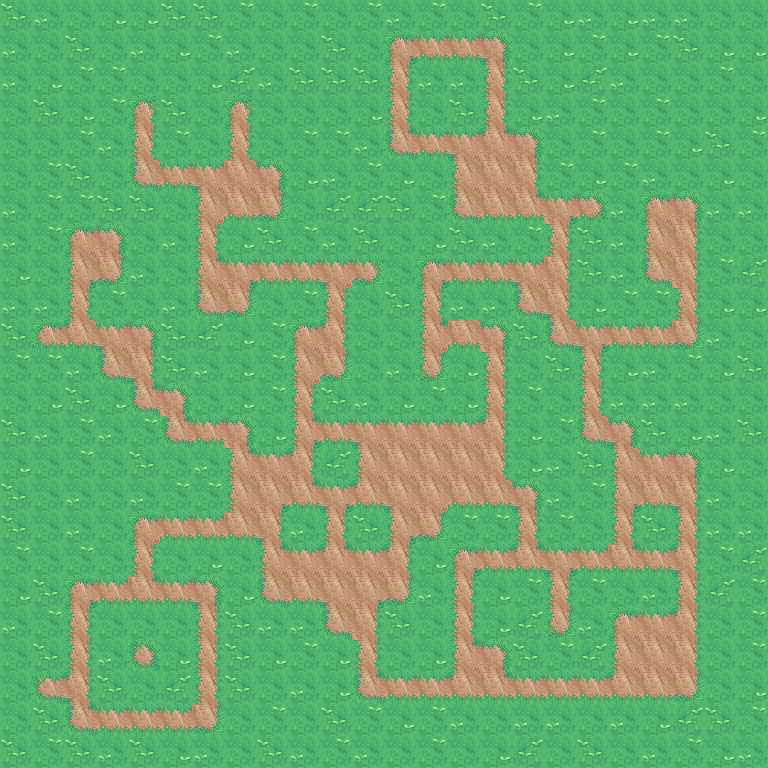

A 2D game scene composited from a Tiled map and its tileset images. What follows is a short description and the map's XML, with every tile layer's data as written:
An orthogonal 24x24 tile map with 32x32 px tiles, 5 tile layers (Tile Layer 1, grass lines 1, grass lines 2, grass corner, ...).

<map version="1.9" tiledversion="1.9.2" orientation="orthogonal" renderorder="right-down" width="24" height="24" tilewidth="32" tileheight="32" infinite="0" nextlayerid="6" nextobjectid="1">
 <tileset firstgid="1" name="tileset" tilewidth="32" tileheight="32" tilecount="100" columns="10">
  <image source="tileset.png" width="320" height="320" />
 </tileset>
 <layer id="1" name="Tile Layer 1" width="24" height="24">
  <data encoding="csv">
2,4,24,1,1,2,2,3,24,3,24,3,4,3,24,2,3,1,4,1,4,4,24,24,
4,24,2,24,4,1,3,4,24,24,2,24,5,5,5,5,24,1,3,1,3,2,1,1,
4,1,3,3,24,24,1,2147483650,4,2,2,2,5,4,4,5,2,1,2147483650,4,24,24,3,24,
24,2,1,3,5,2,24,5,24,24,24,1,5,24,2,5,1,4,3,24,3,24,24,1,
24,24,3,4,5,3,24,5,24,3,3,4,5,5,5,5,5,24,3,24,3,1,2,3,
24,3,2,24,5,5,5,5,5,1,4,3,1,24,5,5,5,3,1,3,4,24,1,24,
4,3,3,2,2,24,5,5,5,24,2147483650,2147483650,2,3,5,5,5,5,5,4,5,5,4,4,
4,3,5,5,24,4,5,1,2,3,4,2,24,1,2,4,3,5,2,4,5,5,24,24,
1,24,5,5,4,24,5,5,5,5,5,5,24,5,5,5,5,5,2,4,5,5,3,2147483650,
4,4,5,3,24,4,5,5,24,3,5,24,2,5,4,4,5,5,1,3,3,5,1,1,
2,5,5,5,5,2,2147483650,1,3,5,5,24,24,5,5,5,2,5,5,5,5,5,4,24,
3,3,4,5,5,2,4,1,3,5,5,24,4,5,1,5,24,2,5,1,4,3,1,2,
24,1,2,1,5,5,24,1,3,5,2,4,1,3,1,5,3,24,5,4,4,4,24,24,
2,4,3,4,3,5,5,5,1,5,5,5,5,5,5,5,1,3,5,5,2,1,4,2,
1,24,3,24,2,24,4,5,5,5,2147483650,5,5,5,5,5,1,4,2,5,5,5,1,24,
2,24,4,24,4,3,3,5,5,5,5,5,5,5,5,5,5,4,3,5,5,5,4,24,
2,24,4,24,5,5,5,5,5,4,5,2,5,5,3,3,5,3,24,5,2,5,4,4,
3,24,3,24,5,24,1,24,5,5,5,5,5,1,5,5,5,5,5,5,5,5,3,2147483650,
1,2,5,5,5,5,5,1,5,5,5,5,5,4,5,1,3,5,3,24,4,5,2147483650,3,
4,3,5,24,24,24,5,2,4,4,5,5,2,24,5,1,2147483650,5,4,5,5,5,24,3,
24,2,5,4,5,1,5,2,1,3,1,5,24,1,5,5,2,3,2147483650,5,5,5,24,3,
24,5,5,2,24,2147483650,5,2,24,4,1,5,5,5,5,5,5,5,5,5,5,5,24,1,
24,2,5,5,5,5,5,24,3,24,2,3,1,3,4,24,4,4,24,4,1,2147483650,2,3,
2,3,2,4,2,1,4,24,2,4,3,4,24,3,24,1,2147483650,24,2,24,4,3,1,4
</data>
 </layer>
 <layer id="2" name="grass lines 1" width="24" height="24">
  <data encoding="csv">
0,0,0,0,0,0,0,0,0,0,0,0,0,0,0,0,0,0,0,0,0,0,0,0,
0,0,0,0,0,0,0,0,0,0,0,0,11,14,14,12,0,0,0,0,0,0,0,0,
0,0,0,0,0,0,0,0,0,0,0,0,25,0,0,25,0,0,0,0,0,0,0,0,
0,0,0,0,11,0,0,11,0,0,0,0,25,0,0,25,0,0,0,0,0,0,0,0,
0,0,0,0,25,0,0,25,0,0,0,0,21,14,34,0,12,0,0,0,0,0,0,0,
0,0,0,0,21,14,34,0,12,0,0,0,0,0,25,0,23,0,0,0,0,0,0,0,
0,0,0,0,0,0,25,14,22,0,0,0,0,0,21,14,14,34,12,0,11,12,0,0,
0,0,11,12,0,0,25,0,0,0,0,0,0,0,0,0,0,25,0,0,25,23,0,0,
0,0,25,22,0,0,25,34,14,14,34,22,0,11,14,14,34,23,0,0,21,23,0,0,
0,0,25,0,0,0,21,22,0,0,25,0,0,25,0,0,21,23,0,0,0,25,0,0,
0,11,14,34,12,0,0,0,0,11,0,0,0,25,14,12,0,21,34,14,14,22,0,0,
0,0,0,21,23,0,0,0,0,25,22,0,0,22,0,25,0,0,25,0,0,0,0,0,
0,0,0,0,21,12,0,0,0,25,0,0,0,0,0,25,0,0,25,0,0,0,0,0,
0,0,0,0,0,21,14,12,0,25,14,34,34,34,34,23,0,0,21,12,0,0,0,0,
0,0,0,0,0,0,0,25,34,23,0,25,0,0,0,23,0,0,0,25,34,12,0,0,
0,0,0,0,0,0,0,25,0,14,0,14,0,0,14,14,12,0,0,25,14,23,0,0,
0,0,0,0,11,14,14,14,23,0,25,0,25,22,0,0,25,0,0,25,0,25,0,0,
0,0,0,0,25,0,0,0,25,34,0,34,0,0,11,14,14,34,14,14,14,23,0,0,
0,0,11,14,14,14,12,0,21,14,0,0,22,0,25,0,0,23,0,0,0,25,0,0,
0,0,25,0,0,0,25,0,0,0,21,23,0,0,25,0,0,22,0,11,34,23,0,0,
0,0,25,0,12,0,25,0,0,0,0,25,0,0,25,12,0,0,0,25,0,23,0,0,
0,21,23,0,0,0,25,0,0,0,0,21,34,34,14,14,14,14,14,14,14,22,0,0,
0,0,21,14,14,14,22,0,0,0,0,0,0,0,0,0,0,0,0,0,0,0,0,0,
0,0,0,0,0,0,0,0,0,0,0,0,0,0,0,0,0,0,0,0,0,0,0,0
</data>
 </layer>
 <layer id="3" name="grass lines 2" width="24" height="24">
  <data encoding="csv">
0,0,0,0,0,0,0,0,0,0,0,0,0,0,0,0,0,0,0,0,0,0,0,0,
0,0,0,0,0,0,0,0,0,0,0,0,0,34,34,0,0,0,0,0,0,0,0,0,
0,0,0,0,0,0,0,0,0,0,0,0,23,0,0,23,0,0,0,0,0,0,0,0,
0,0,0,0,23,0,0,23,0,0,0,0,23,0,0,23,0,0,0,0,0,0,0,0,
0,0,0,0,23,0,0,23,0,0,0,0,0,34,0,0,0,0,0,0,0,0,0,0,
0,0,0,0,0,34,0,0,0,0,0,0,0,0,0,0,0,0,0,0,0,0,0,0,
0,0,0,0,0,0,0,0,0,0,0,0,0,0,0,0,0,0,14,0,0,0,0,0,
0,0,0,0,0,0,23,0,0,0,0,0,0,0,0,0,0,23,0,0,0,0,0,0,
0,0,0,0,0,0,0,0,34,34,0,34,0,0,34,34,0,0,0,0,0,0,0,0,
0,0,23,0,0,0,0,0,0,0,23,0,0,23,0,0,0,0,0,0,0,23,0,0,
0,14,0,0,0,0,0,0,0,0,23,0,0,0,0,0,0,0,0,34,34,0,0,0,
0,0,0,0,0,0,0,0,0,0,0,0,0,25,0,23,0,0,23,0,0,0,0,0,
0,0,0,0,0,0,0,0,0,23,0,0,0,0,0,23,0,0,23,0,0,0,0,0,
0,0,0,0,0,0,34,0,0,0,34,0,0,0,0,0,0,0,0,0,0,0,0,0,
0,0,0,0,0,0,0,0,0,0,0,0,0,0,0,0,0,0,0,0,0,0,0,0,
0,0,0,0,0,0,0,0,0,0,34,0,0,0,0,0,0,0,0,0,0,0,0,0,
0,0,0,0,0,34,34,0,0,0,23,0,0,0,0,0,23,0,0,23,0,23,0,0,
0,0,0,0,23,0,0,0,0,0,0,0,23,0,0,34,0,0,34,0,34,0,0,0,
0,0,0,34,0,34,0,0,0,0,0,0,0,0,23,0,0,25,0,0,0,23,0,0,
0,0,23,0,0,0,23,0,0,0,0,0,0,0,23,0,0,25,0,0,0,0,0,0,
0,0,23,0,21,0,23,0,0,0,0,23,0,0,0,0,0,0,0,0,0,0,0,0,
0,34,0,0,0,0,23,0,0,0,0,0,14,14,0,0,34,34,34,0,0,0,0,0,
0,0,0,34,34,34,0,0,0,0,0,0,0,0,0,0,0,0,0,0,0,0,0,0,
0,0,0,0,0,0,0,0,0,0,0,0,0,0,0,0,0,0,0,0,0,0,0,0
</data>
 </layer>
 <layer id="4" name="grass corner" width="24" height="24">
  <data encoding="csv">
0,0,0,0,0,0,0,0,0,0,0,0,0,0,0,0,0,0,0,0,0,0,0,0,
0,0,0,0,0,0,0,0,0,0,0,0,13,0,0,15,0,0,0,0,0,0,0,0,
0,0,0,0,0,0,0,0,0,0,0,0,0,0,0,0,0,0,0,0,0,0,0,0,
0,0,0,0,0,0,0,0,0,0,0,0,0,0,0,0,0,0,0,0,0,0,0,0,
0,0,0,0,0,0,0,0,0,0,0,0,33,0,15,33,0,0,0,0,0,0,0,0,
0,0,0,0,0,0,0,0,0,0,0,0,0,0,0,0,0,0,0,0,0,0,0,0,
0,0,0,0,0,0,0,0,0,0,0,0,0,0,0,0,33,13,0,0,0,0,0,0,
0,0,0,0,0,0,0,0,0,0,0,0,0,0,0,0,0,0,0,0,0,0,0,0,
0,0,13,0,0,0,0,0,0,0,15,0,0,0,0,0,15,0,0,0,0,0,0,0,
0,0,0,0,0,0,0,0,0,0,0,0,0,0,0,0,0,15,0,0,0,0,0,0,
0,0,35,15,0,0,0,0,0,0,0,0,0,33,0,0,0,0,15,0,0,0,0,0,
0,0,0,0,15,0,0,0,0,0,0,0,0,0,0,0,0,0,0,0,0,0,0,0,
0,0,0,0,33,0,0,0,0,0,0,0,0,0,0,0,0,0,0,0,0,0,0,0,
0,0,0,0,0,33,0,0,0,13,0,15,0,0,0,0,0,0,0,15,0,0,0,0,
0,0,0,0,0,0,0,33,0,0,0,0,0,0,0,0,0,0,0,0,0,0,0,0,
0,0,0,0,0,0,0,0,13,33,15,0,15,0,0,0,15,0,0,13,0,15,0,0,
0,0,0,0,0,0,0,0,15,0,0,0,0,0,0,0,0,0,0,0,0,0,0,0,
0,0,0,0,0,0,0,0,33,0,33,0,0,0,13,0,35,15,0,33,0,35,0,0,
0,0,13,0,33,0,15,0,0,0,15,13,0,0,0,0,0,0,0,0,0,0,0,0,
0,0,0,0,0,0,0,0,0,0,0,0,0,0,0,0,0,0,0,0,0,35,0,0,
0,0,0,0,0,0,0,0,0,0,0,0,0,0,33,0,0,0,0,0,0,0,0,0,
0,0,15,0,0,0,0,0,0,0,0,33,0,0,35,33,0,0,0,35,0,0,0,0,
0,0,33,0,0,0,0,0,0,0,0,0,0,0,0,0,0,0,0,0,0,0,0,0,
0,0,0,0,0,0,0,0,0,0,0,0,0,0,0,0,0,0,0,0,0,0,0,0
</data>
 </layer>
 <layer id="5" name="grass corner 2" width="24" height="24">
  <data encoding="csv">
0,0,0,0,0,0,0,0,0,0,0,0,0,0,0,0,0,0,0,0,0,0,0,0,
0,0,0,0,0,0,0,0,0,0,0,0,0,0,0,0,0,0,0,0,0,0,0,0,
0,0,0,0,0,0,0,0,0,0,0,0,0,0,0,0,0,0,0,0,0,0,0,0,
0,0,0,0,0,0,0,0,0,0,0,0,0,0,0,0,0,0,0,0,0,0,0,0,
0,0,0,0,0,0,0,0,0,0,0,0,0,0,0,35,0,0,0,0,0,0,0,0,
0,0,0,0,0,0,15,0,0,0,0,0,0,0,0,0,0,0,0,0,0,0,0,0,
0,0,0,0,0,0,0,0,0,0,0,0,0,0,0,0,0,0,0,0,0,0,0,0,
0,0,0,0,0,0,0,0,0,0,0,0,0,0,0,0,0,0,0,0,0,0,0,0,
0,0,0,0,0,0,33,13,0,0,0,0,0,13,0,0,0,0,0,0,0,0,0,0,
0,0,0,0,0,0,0,0,0,0,0,0,0,0,0,0,0,0,0,0,0,0,0,0,
0,0,0,0,0,0,0,0,0,0,35,0,0,0,0,0,0,0,13,0,0,0,0,0,
0,0,0,0,0,0,0,0,0,0,0,0,0,0,0,0,0,0,0,0,0,0,0,0,
0,0,0,0,0,0,0,0,0,0,0,0,0,0,0,0,0,0,0,0,0,0,0,0,
0,0,0,0,0,0,0,0,0,33,0,0,0,0,0,35,0,0,0,0,0,0,0,0,
0,0,0,0,0,0,0,0,0,35,0,0,0,0,0,0,0,0,0,0,0,0,0,0,
0,0,0,0,0,0,0,0,0,0,13,35,0,0,0,0,0,0,0,0,0,0,0,0,
0,0,0,0,0,0,0,0,0,0,0,0,13,0,0,0,0,0,0,0,0,0,0,0,
0,0,0,0,0,0,0,0,0,0,35,0,35,0,0,0,33,13,0,0,0,15,0,0,
0,0,0,0,0,0,0,0,0,0,0,0,0,0,0,0,0,0,0,0,0,0,0,0,
0,0,0,0,0,0,0,0,0,0,0,0,0,0,0,0,0,0,0,0,0,0,0,0,
0,0,0,0,0,0,0,0,0,0,0,0,0,0,0,0,0,0,0,0,0,0,0,0,
0,0,35,0,0,0,0,0,0,0,0,0,0,0,0,0,0,0,0,0,0,0,0,0,
0,0,0,0,0,0,0,0,0,0,0,0,0,0,0,0,0,0,0,0,0,0,0,0,
0,0,0,0,0,0,0,0,0,0,0,0,0,0,0,0,0,0,0,0,0,0,0,0
</data>
 </layer>
</map>